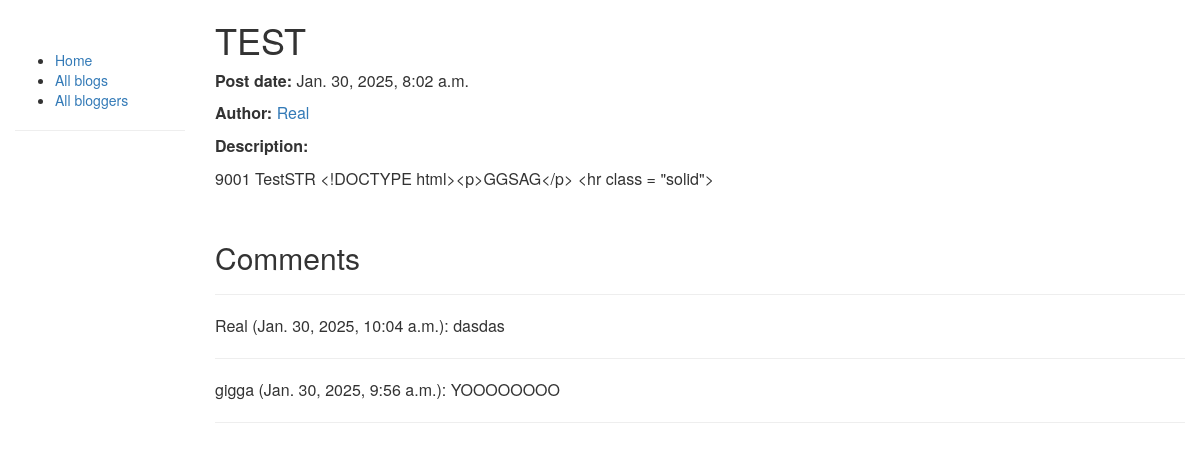
/blog/blogs/1, run on the app's committed database.
### blog/models.py (models this page shows, shortened)
class Blog(models.Model):
    author = models.ForeignKey(Author, on_delete=models.CASCADE)
    title = models.CharField(max_length=100)
    content = models.TextField()
    date_publish = models.DateTimeField(auto_now_add=True)
    class Meta:
        ordering = ['-date_publish']

class Author(models.Model):
    name = models.CharField(max_length=100)
    surname = models.CharField(max_length=100)
    def __str__(self):
        return self.name

class Comment(models.Model):
    blog = models.ForeignKey(Blog, on_delete=models.CASCADE, null=True, related_name="comments")
    author = models.ForeignKey(Author, on_delete=models.CASCADE)
    content = models.TextField()
    date_publish = models.DateTimeField(auto_now_add=True)
    class Meta:
        ordering = ['-date_publish']

### blog/views.py (the view)
# urls.py: path('blogs/<int:pk>', views.BlogDetailView.as_view(), name='blog-detail'),
class BlogDetailView(generic.DetailView):
    model = Blog

### blog/templates/blog/blog_detail.html
{% extends "base_generic.html" %}
{% block content %}
<h1>{{ blog.title }}</h1>
<p><strong>Post date: </strong>{{ blog.date_publish }}</p>
<p><strong>Author: </strong><a href="{% url 'author-detail' blog.author.id %}"> {{ blog.author }}</a></p>
<p><strong>Description: </strong></p>
<p>{{ blog.content }}</p>
<br>
<h2>Comments</h2>
<hr class = "solid">
{% for comment in blog.comments.all %}
<p>{{ comment.author }} ({{ comment.date_publish }}): {{ comment.content }}</p>
<hr class="solid">
{% endfor %}
{% endblock %}

### blog/templates/base_generic.html (shortened to what this page needs)
<!DOCTYPE html>
<html lang="en">
  <head>
    <link
      rel="stylesheet"
      href="https://maxcdn.bootstrapcdn.com/bootstrap/3.3.7/css/bootstrap.min.css"
    />
    {% load static %}
    <link rel="stylesheet" href="{% static 'css/styles.css' %}" />
  </head>
  <body>
    <div class="container-fluid">
      <div class="row">
        <div class="col-sm-2">
          {% block sidebar %}
          <ul class="sidebar-nav">
            <li><a href="{% url 'index' %}">Home</a></li>
            <li><a href="{% url 'blogs' %}">All blogs</a></li>
            <li><a href="{% url 'authors' %}">All bloggers</a></li>
          </ul>
          <hr class="solid">
          {% endblock %}
        </div>
        <div class="col-sm-10">
          {% block content %}{% endblock %}
        </div>
      </div>
    </div>
  </body>
</html>

### blog/static/css/styles.css (style rules this page uses)
.sidebar-nav { margin-top: 50px; }
p { font-size: 16px; }

### data on the page
Blog: title "TEST", date_publish "Jan. 30, 2025, 8:02 a.m.", author "Real", content "9001 TestSTR <!DOCTYPE html><p>GGSAG</p> <hr class = \"solid\">"
Comment: author "Real", date_publish "Jan. 30, 2025, 10:04 a.m.", content "dasdas"
Comment: author "gigga", date_publish "Jan. 30, 2025, 9:56 a.m.", content "YOOOOOOOO"
